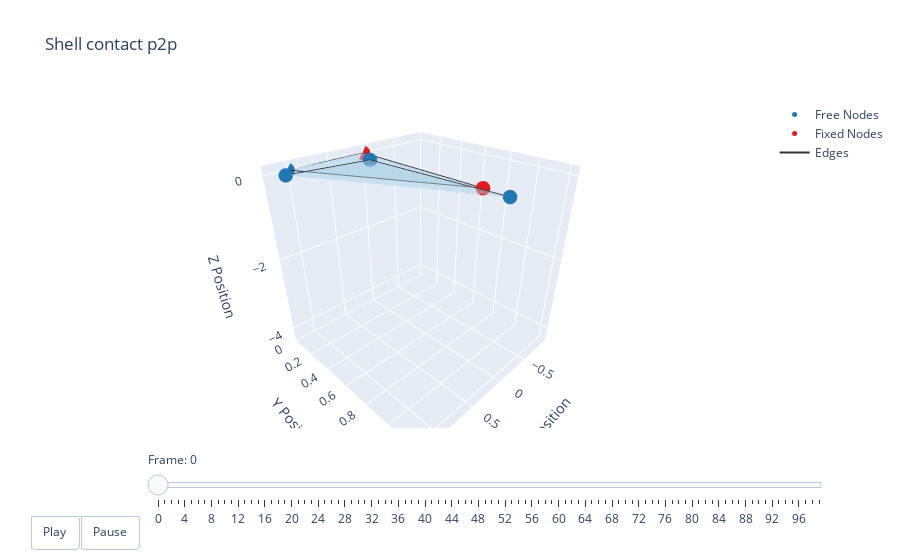

The notebook cell this image was saved under:
### Code cell
t = np.arange(robot.sim_params.total_time, step=robot.sim_params.dt)
options = dismech.AnimationOptions(title='Shell contact p2p', plot_step=1)

fig = dismech.get_interactive_animation_plotly(robot, t, qs, options)
fig.show()

### Figure 1 — Plotly figure (JSON) as saved in the notebook; plotly's stock layout.template omitted (floating-point values rounded to 4 significant figures)
{"data": [{"marker": {"color": "#1f78b4", "size": 5}, "mode": "markers", "name": "Free Nodes", "type": "scatter3d", "x": [1.0, 0.25, 1.25, 0.25], "y": [1.77e-08, 0.25, 0.25, 1.25], "z": [-0.000981, 0.09902, 0.199, 0.199]}, {"marker": {"color": "#e31a1c", "size": 5}, "mode": "markers", "name": "Fixed Nodes", "type": "scatter3d", "x": [0.0, 0.0], "y": [0.0, 1.0], "z": [0.0, 0.0]}, {"line": {"color": "#333333", "width": 2}, "mode": "lines", "name": "Edges", "type": "scatter3d", "x": [1.0, 0, null, 0, 0, null, 0, 1.0, null, 1.25, 0.25, null, 0.25, 0.25, null, 0.25, 1.25, null], "y": [1.77e-08, 1, null, 1, 0, null, 0, 1.77e-08, null, 0.25, 1.25, null, 1.25, 0.25, null, 0.25, 0.25, null], "z": [-0.000981, 0, null, 0, 0, null, 0, -0.000981, null, 0.199, 0.199, null, 0.199, 0.09902, null, 0.09902, 0.199, null]}, {"color": "rgba(166, 206, 227, 0.7)", "i": [0, 3], "j": [1, 4], "k": [2, 5], "name": "Faces", "opacity": 0.7, "showscale": false, "type": "mesh3d", "x": [0.0, 1.0, 0.0, 0.25, 1.25, 0.25], "y": [0.0, 1.77e-08, 1.0, 0.25, 0.25, 1.25], "z": [0.0, -0.000981, 0.0, 0.09902, 0.199, 0.199]}], "layout": {"scene": {"camera": {"eye": {"x": 1.225, "y": 1.225, "z": 1.0}}, "xaxis": {"range": [-0.991, 1.277], "title": {"text": "X Position"}}, "yaxis": {"range": [0, 1.251], "title": {"text": "Y Position"}}, "zaxis": {"range": [-4.408, 0.199], "title": {"text": "Z Position"}}}, "sliders": [{"currentvalue": {"prefix": "Frame: "}, "steps": [{"args": [["0"], {"frame": {"duration": 50, "redraw": true}, "mode": "immediate"}], "label": "0", "method": "animate"}, {"args": [["1"], {"frame": {"duration": 50, "redraw": true}, "mode": "immediate"}], "label": "1", "method": "animate"}, {"args": [["2"], {"frame": {"duration": 50, "redraw": true}, "mode": "immediate"}], "label": "2", "method": "animate"}, {"args": [["3"], {"frame": {"duration": 50, "redraw": true}, "mode": "immediate"}], "label": "3", "method": "animate"}, {"args": [["4"], {"frame": {"duration": 50, "redraw": true}, "mode": "immediate"}], "label": "4", "method": "animate"}, {"args": [["5"], {"frame": {"duration": 50, "redraw": true}, "mode": "immediate"}], "label": "5", "method": "animate"}, {"args": [["6"], {"frame": {"duration": 50, "redraw": true}, "mode": "immediate"}], "label": "6", "method": "animate"}, {"args": [["7"], {"frame": {"duration": 50, "redraw": true}, "mode": "immediate"}], "label": "7", "method": "animate"}, {"args": [["8"], {"frame": {"duration": 50, "redraw": true}, "mode": "immediate"}], "label": "8", "method": "animate"}, {"args": [["9"], {"frame": {"duration": 50, "redraw": true}, "mode": "immediate"}], "label": "9", "method": "animate"}, {"args": [["10"], {"frame": {"duration": 50, "redraw": true}, "mode": "immediate"}], "label": "10", "method": "animate"}, {"args": [["11"], {"frame": {"duration": 50, "redraw": true}, "mode": "immediate"}], "label": "11", "method": "animate"}, {"args": [["12"], {"frame": {"duration": 50, "redraw": true}, "mode": "immediate"}], "label": "12", "method": "animate"}, {"args": [["13"], {"frame": {"duration": 50, "redraw": true}, "mode": "immediate"}], "label": "13", "method": "animate"}, {"args": [["14"], {"frame": {"duration": 50, "redraw": true}, "mode": "immediate"}], "label": "14", "method": "animate"}, {"args": [["15"], {"frame": {"duration": 50, "redraw": true}, "mode": "immediate"}], "label": "15", "method": "animate"}, {"args": [["16"], {"frame": {"duration": 50, "redraw": true}, "mode": "immediate"}], "label": "16", "method": "animate"}, {"args": [["17"], {"frame": {"duration": 50, "redraw": true}, "mode": "immediate"}], "label": "17", "method": "animate"}, {"args": [["18"], {"frame": {"duration": 50, "redraw": true}, "mode": "immediate"}], "label": "18", "method": "animate"}, {"args": [["19"], {"frame": {"duration": 50, "redraw": true}, "mode": "immediate"}], "label": "19", "method": "animate"}, {"args": [["20"], {"frame": {"duration": 50, "redraw": true}, "mode": "immediate"}], "label": "20", "method": "animate"}, {"args": [["21"], {"frame": {"duration": 50, "redraw": true}, "mode": "immediate"}], "label": "21", "method": "animate"}, {"args": [["22"], {"frame": {"duration": 50, "redraw": true}, "mode": "immediate"}], "label": "22", "method": "animate"}, {"args": [["23"], {"frame": {"duration": 50, "redraw": true}, "mode": "immediate"}], "label": "23", "method": "animate"}, {"args": [["24"], {"frame": {"duration": 50, "redraw": true}, "mode": "immediate"}], "label": "24", "method": "animate"}, {"args": [["25"], {"frame": {"duration": 50, "redraw": true}, "mode": "immediate"}], "label": "25", "method": "animate"}, {"args": [["26"], {"frame": {"duration": 50, "redraw": true}, "mode": "immediate"}], "label": "26", "method": "animate"}, {"args": [["27"], {"frame": {"duration": 50, "redraw": true}, "mode": "immediate"}], "label": "27", "method": "animate"}, {"args": [["28"], {"frame": {"duration": 50, "redraw": true}, "mode": "immediate"}], "label": "28", "method": "animate"}, {"args": [["29"], {"frame": {"duration": 50, "redraw": true}, "mode": "immediate"}], "label": "29", "method": "animate"}, {"args": [["30"], {"frame": {"duration": 50, "redraw": true}, "mode": "immediate"}], "label": "30", "method": "animate"}, {"args": [["31"], {"frame": {"duration": 50, "redraw": true}, "mode": "immediate"}], "label": "31", "method": "animate"}, {"args": [["32"], {"frame": {"duration": 50, "redraw": true}, "mode": "immediate"}], "label": "32", "method": "animate"}, {"args": [["33"], {"frame": {"duration": 50, "redraw": true}, "mode": "immediate"}], "label": "33", "method": "animate"}, {"args": [["34"], {"frame": {"duration": 50, "redraw": true}, "mode": "immediate"}], "label": "34", "method": "animate"}, {"args": [["35"], {"frame": {"duration": 50, "redraw": true}, "mode": "immediate"}], "label": "35", "method": "animate"}, {"args": [["36"], {"frame": {"duration": 50, "redraw": true}, "mode": "immediate"}], "label": "36", "method": "animate"}, {"args": [["37"], {"frame": {"duration": 50, "redraw": true}, "mode": "immediate"}], "label": "37", "method": "animate"}, {"args": [["38"], {"frame": {"duration": 50, "redraw": true}, "mode": "immediate"}], "label": "38", "method": "animate"}, {"args": [["39"], {"frame": {"duration": 50, "redraw": true}, "mode": "immediate"}], "label": "39", "method": "animate"}, {"args": [["40"], {"frame": {"duration": 50, "redraw": true}, "mode": "immediate"}], "label": "40", "method": "animate"}, {"args": [["41"], {"frame": {"duration": 50, "redraw": true}, "mode": "immediate"}], "label": "41", "method": "animate"}, {"args": [["42"], {"frame": {"duration": 50, "redraw": true}, "mode": "immediate"}], "label": "42", "method": "animate"}, {"args": [["43"], {"frame": {"duration": 50, "redraw": true}, "mode": "immediate"}], "label": "43", "method": "animate"}, {"args": [["44"], {"frame": {"duration": 50, "redraw": true}, "mode": "immediate"}], "label": "44", "method": "animate"}, {"args": [["45"], {"frame": {"duration": 50, "redraw": true}, "mode": "immediate"}], "label": "45", "method": "animate"}, {"args": [["46"], {"frame": {"duration": 50, "redraw": true}, "mode": "immediate"}], "label": "46", "method": "animate"}, {"args": [["47"], {"frame": {"duration": 50, "redraw": true}, "mode": "immediate"}], "label": "47", "method": "animate"}, {"args": [["48"], {"frame": {"duration": 50, "redraw": true}, "mode": "immediate"}], "label": "48", "method": "animate"}, {"args": [["49"], {"frame": {"duration": 50, "redraw": true}, "mode": "immediate"}], "label": "49", "method": "animate"}, {"args": [["50"], {"frame": {"duration": 50, "redraw": true}, "mode": "immediate"}], "label": "50", "method": "animate"}, {"args": [["51"], {"frame": {"duration": 50, "redraw": true}, "mode": "immediate"}], "label": "51", "method": "animate"}, {"args": [["52"], {"frame": {"duration": 50, "redraw": true}, "mode": "immediate"}], "label": "52", "method": "animate"}, {"args": [["53"], {"frame": {"duration": 50, "redraw": true}, "mode": "immediate"}], "label": "53", "method": "animate"}, {"args": [["54"], {"frame": {"duration": 50, "redraw": true}, "mode": "immediate"}], "label": "54", "method": "animate"}, {"args": [["55"], {"frame": {"duration": 50, "redraw": true}, "mode": "immediate"}], "label": "55", "method": "animate"}, {"args": [["56"], {"frame": {"duration": 50, "redraw": true}, "mode": "immediate"}], "label": "56", "method": "animate"}, {"args": [["57"], {"frame": {"duration": 50, "redraw": true}, "mode": "immediate"}], "label": "57", "method": "animate"}, {"args": [["58"], {"frame": {"duration": 50, "redraw": true}, "mode": "immediate"}], "label": "58", "method": "animate"}, {"args": [["59"], {"frame": {"duration": 50, "redraw": true}, "mode": "immediate"}], "label": "59", "method": "animate"}, {"args": [["60"], {"frame": {"duration": 50, "redraw": true}, "mode": "immediate"}], "label": "60", "method": "animate"}, {"args": [["61"], {"frame": {"duration": 50, "redraw": true}, "mode": "immediate"}], "label": "61", "method": "animate"}, {"args": [["62"], {"frame": {"duration": 50, "redraw": true}, "mode": "immediate"}], "label": "62", "method": "animate"}, {"args": [["63"], {"frame": {"duration": 50, "redraw": true}, "mode": "immediate"}], "label": "63", "method": "animate"}, {"args": [["64"], {"frame": {"duration": 50, "redraw": true}, "mode": "immediate"}], "label": "64", "method": "animate"}, {"args": [["65"], {"frame": {"duration": 50, "redraw": true}, "mode": "immediate"}], "label": "65", "method": "animate"}, {"args": [["66"], {"frame": {"duration": 50, "redraw": true}, "mode": "immediate"}], "label": "66", "method": "animate"}, {"args": [["67"], {"frame": {"duration": 50, "redraw": true}, "mode": "immediate"}], "label": "67", "method": "animate"}, {"args": [["68"], {"frame": {"duration": 50, "redraw": true}, "mode": "immediate"}], "label": "68", "method": "animate"}, {"args": [["69"], {"frame": {"duration": 50, "redraw": true}, "mode": "immediate"}], "label": "69", "method": "animate"}, {"args": [["70"], {"frame": {"duration": 50, "redraw": true}, "mode": "immediate"}], "label": "70", "method": "animate"}, {"args": [["71"], {"frame": {"duration": 50, "redraw": true}, "mode": "immediate"}], "label": "71", "method": "animate"}, {"args": [["72"], {"frame": {"duration": 50, "redraw": true}, "mode": "immediate"}], "label": "72", "method": "animate"}, {"args": [["73"], {"frame": {"duration": 50, "redraw": true}, "mode": "immediate"}], "label": "73", "method": "animate"}, {"args": [["74"], {"frame": {"duration": 50, "redraw": true}, "mode": "immediate"}], "label": "74", "method": "animate"}, {"args": [["75"], {"frame": {"duration": 50, "redraw": true}, "mode": "immediate"}], "label": "75", "method": "animate"}, {"args": [["76"], {"frame": {"duration": 50, "redraw": true}, "mode": "immediate"}], "label": "76", "method": "animate"}, {"args": [["77"], {"frame": {"duration": 50, "redraw": true}, "mode": "immediate"}], "label": "77", "method": "animate"}, {"args": [["78"], {"frame": {"duration": 50, "redraw": true}, "mode": "immediate"}], "label": "78", "method": "animate"}, {"args": [["79"], {"frame": {"duration": 50, "redraw": true}, "mode": "immediate"}], "label": "79", "method": "animate"}, {"args": [["80"], {"frame": {"duration": 50, "redraw": true}, "mode": "immediate"}], "label": "80", "method": "animate"}, {"args": [["81"], {"frame": {"duration": 50, "redraw": true}, "mode": "immediate"}], "label": "81", "method": "animate"}, {"args": [["82"], {"frame": {"duration": 50, "redraw": true}, "mode": "immediate"}], "label": "82", "method": "animate"}, {"args": [["83"], {"frame": {"duration": 50, "redraw": true}, "mode": "immediate"}], "label": "83", "method": "animate"}, {"args": [["84"], {"frame": {"duration": 50, "redraw": true}, "mode": "immediate"}], "label": "84", "method": "animate"}, {"args": [["85"], {"frame": {"duration": 50, "redraw": true}, "mode": "immediate"}], "label": "85", "method": "animate"}, {"args": [["86"], {"frame": {"duration": 50, "redraw": true}, "mode": "immediate"}], "label": "86", "method": "animate"}, {"args": [["87"], {"frame": {"duration": 50, "redraw": true}, "mode": "immediate"}], "label": "87", "method": "animate"}, {"args": [["88"], {"frame": {"duration": 50, "redraw": true}, "mode": "immediate"}], "label": "88", "method": "animate"}, {"args": [["89"], {"frame": {"duration": 50, "redraw": true}, "mode": "immediate"}], "label": "89", "method": "animate"}, {"args": [["90"], {"frame": {"duration": 50, "redraw": true}, "mode": "immediate"}], "label": "90", "method": "animate"}, {"args": [["91"], {"frame": {"duration": 50, "redraw": true}, "mode": "immediate"}], "label": "91", "method": "animate"}, {"args": [["92"], {"frame": {"duration": 50, "redraw": true}, "mode": "immediate"}], "label": "92", "method": "animate"}, {"args": [["93"], {"frame": {"duration": 50, "redraw": true}, "mode": "immediate"}], "label": "93", "method": "animate"}, {"args": [["94"], {"frame": {"duration": 50, "redraw": true}, "mode": "immediate"}], "label": "94", "method": "animate"}, {"args": [["95"], {"frame": {"duration": 50, "redraw": true}, "mode": "immediate"}], "label": "95", "method": "animate"}, {"args": [["96"], {"frame": {"duration": 50, "redraw": true}, "mode": "immediate"}], "label": "96", "method": "animate"}, {"args": [["97"], {"frame": {"duration": 50, "redraw": true}, "mode": "immediate"}], "label": "97", "method": "animate"}, {"args": [["98"], {"frame": {"duration": 50, "redraw": true}, "mode": "immediate"}], "label": "98", "method": "animate"}, {"args": [["99"], {"frame": {"duration": 50, "redraw": true}, "mode": "immediate"}], "label": "99", "method": "animate"}], "transition": {"duration": 0}, "x": 0.1, "y": 0}], "title": {"text": "Shell contact p2p"}, "updatemenus": [{"buttons": [{"args": [null, {"frame": {"duration": 50, "redraw": true}, "fromcurrent": true}], "label": "Play", "method": "animate"}, {"args": [[null], {"frame": {"duration": 0, "redraw": true}, "mode": "immediate"}], "label": "Pause", "method": "animate"}], "direction": "left", "pad": {"r": 10, "t": 87}, "showactive": false, "type": "buttons", "x": 0.1, "xanchor": "right", "y": 0, "yanchor": "top"}]}}
